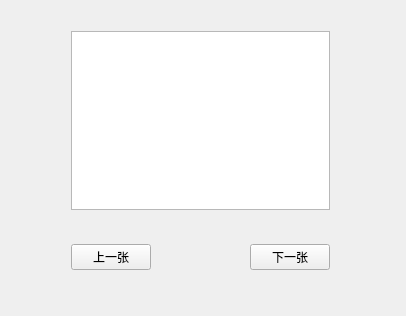
<?xml version="1.0" encoding="UTF-8"?>
<ui version="4.0">
 <class>Widget</class>
 <widget class="QWidget" name="Widget">
  <property name="geometry">
   <rect>
    <x>0</x>
    <y>0</y>
    <width>406</width>
    <height>316</height>
   </rect>
  </property>
  <property name="windowTitle">
   <string>Widget</string>
  </property>
  <widget class="QWidget" name="">
   <property name="geometry">
    <rect>
     <x>60</x>
     <y>20</y>
     <width>281</width>
     <height>261</height>
    </rect>
   </property>
   <layout class="QVBoxLayout" name="verticalLayout">
    <item>
     <widget class="QGraphicsView" name="figure"/>
    </item>
    <item>
     <spacer name="verticalSpacer">
      <property name="orientation">
       <enum>Qt::Vertical</enum>
      </property>
      <property name="sizeHint" stdset="0">
       <size>
        <width>20</width>
        <height>40</height>
       </size>
      </property>
     </spacer>
    </item>
    <item>
     <layout class="QHBoxLayout" name="horizontalLayout">
      <item>
       <widget class="QPushButton" name="Button_pre">
        <property name="text">
         <string>上一张</string>
        </property>
       </widget>
      </item>
      <item>
       <spacer name="horizontalSpacer">
        <property name="orientation">
         <enum>Qt::Horizontal</enum>
        </property>
        <property name="sizeHint" stdset="0">
         <size>
          <width>40</width>
          <height>20</height>
         </size>
        </property>
       </spacer>
      </item>
      <item>
       <widget class="QPushButton" name="Button_next">
        <property name="text">
         <string>下一张</string>
        </property>
       </widget>
      </item>
     </layout>
    </item>
   </layout>
  </widget>
 </widget>
 <layoutdefault spacing="6" margin="11"/>
 <resources/>
 <connections/>
</ui>
